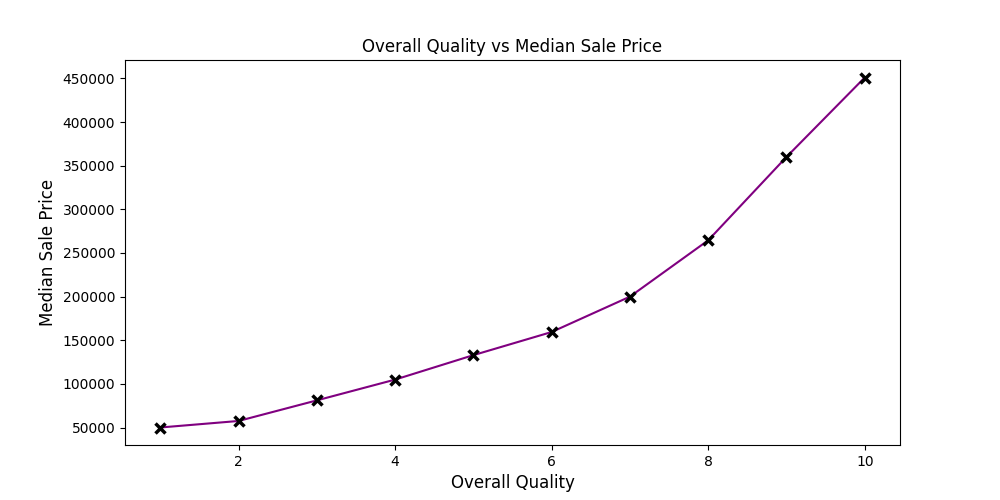

Here is the Python script that generated this plot:
from main import df_cleaned
import pandas as pd
import matplotlib.pyplot as plt

grp=df_cleaned.groupby('overall qual')['saleprice'].median()

plt.figure(figsize=(10,5))
plt.plot(grp.index,grp.values,color='purple',marker='x',markeredgecolor='black',markersize=7,markeredgewidth=2.5)
plt.title('Overall Quality vs Median Sale Price')
plt.xlabel('Overall Quality',fontdict={'size':12})
plt.ylabel('Median Sale Price',fontdict={'size':12})
plt.savefig('lineChart_OverallQual_VS_medianSalePrice.png')
plt.show()